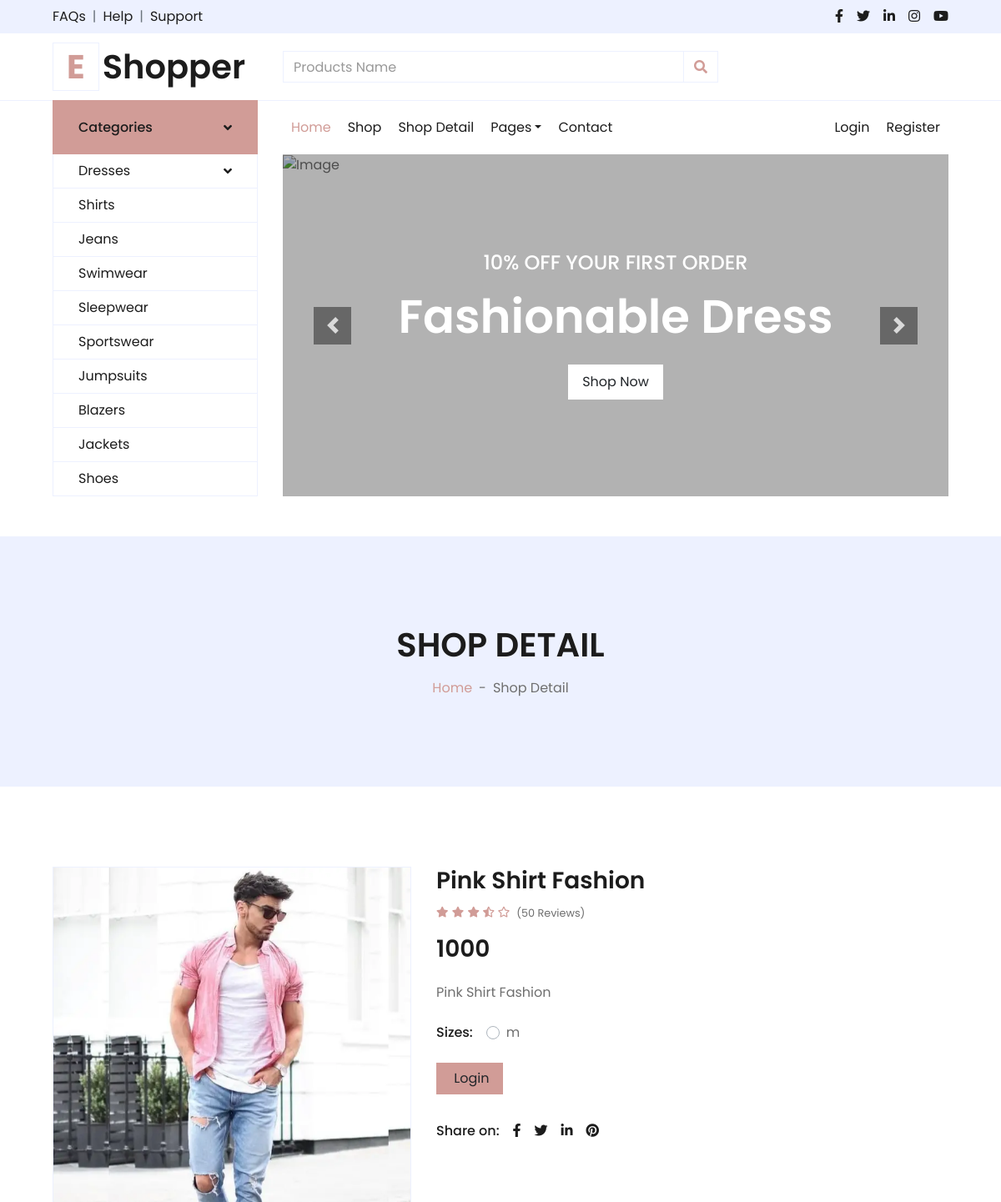
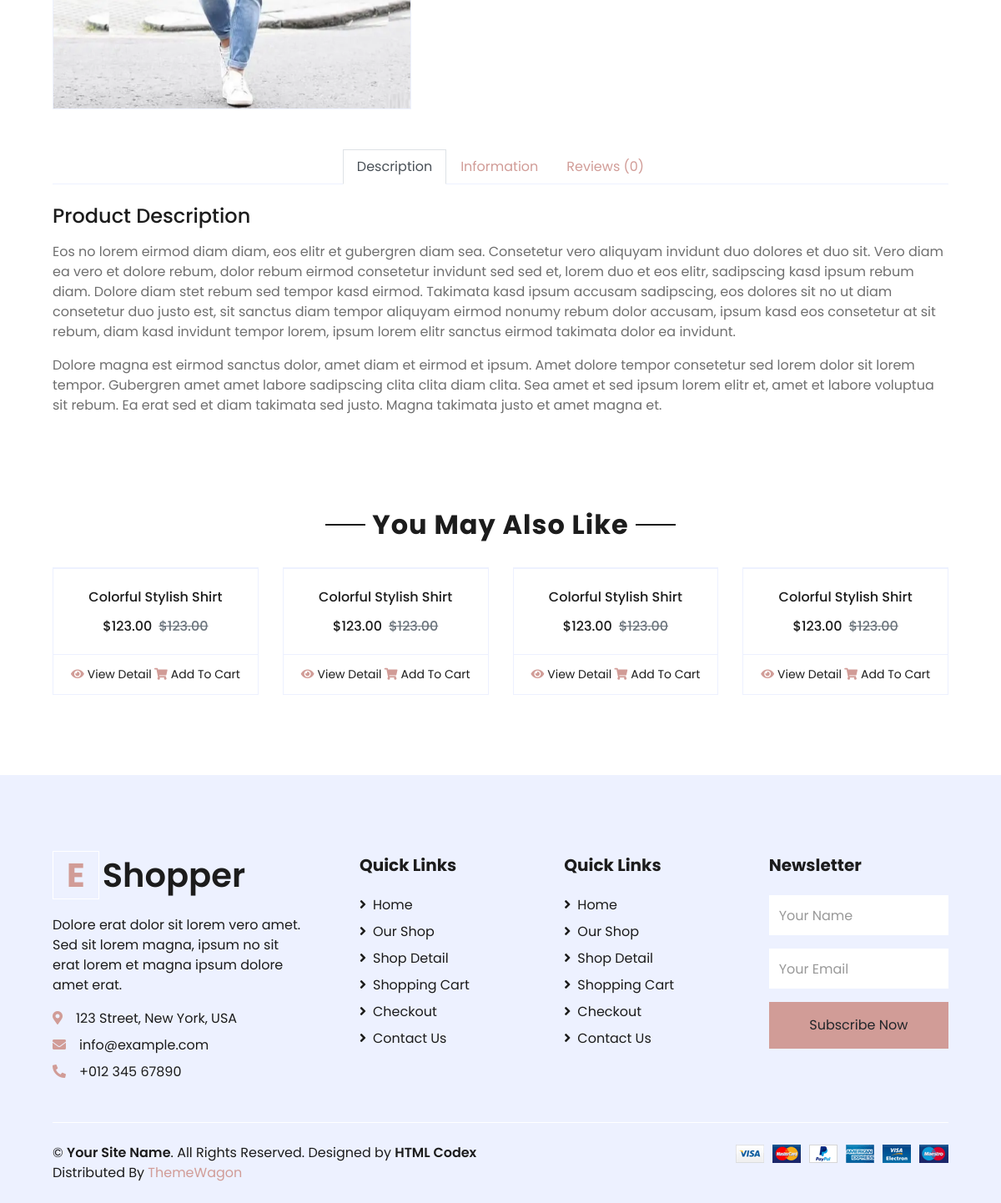
Screenshot of /detail/3/ with the database file from the repository (2 pictures, top to bottom).
### myapp/models.py (models this page shows, shortened)
class Product(models.Model):
	category=(
			('men','men'),
			('women','women'),
			('kid','kid'),
		)
	size=(
		    ("s","s"),
		    ("m","m"),
		    ("l","l"),
		    ("xl","xl"),
		    ("xxl","xxl"),
		)
	seller=models.ForeignKey(User,on_delete=models.CASCADE)
	product_category=models.CharField(max_length=100,choices=category)
	product_name=models.CharField(max_length=100)
	product_price=models.PositiveSmallIntegerField()
	product_desc=models.TextField()
	product_size=models.CharField(max_length=100,choices=size)
	product_image=models.ImageField(upload_to="product_pic/")

### myapp/views.py (the view)
# urls.py: path('detail/',views.detail,name='detail'),
def detail(request,pk):
	wishlist_flage=False
	cart_flage=False
	path=request.get_full_path()
	product=Product.objects.get(pk=pk)
	try:
		user=User.objects.get(email=request.session['email'])
		Wishlist.objects.get(user=user,product=product)
		wishlist_flage=True
	except:
		pass
	try:
		user=User.objects.get(email=request.session['email'])
		Cart.objects.get(user=user,product=product,payment_status=False)
		cart_flage=True
	except:
		pass
	return render(request,'detail.html',{'product':product,'path':path,'wishlist_flage':wishlist_flage,'cart_flage':cart_flage})

### myapp/templates/detail.html (shortened to what this page needs)
{% extends 'header.html' %}
{% load static %}
{% block content %}
<!DOCTYPE html>
<html lang="en">
<head>
    </head>
<body>
    <div class="container-fluid bg-secondary mb-5">
        <div class="d-flex flex-column align-items-center justify-content-center" style="min-height: 300px">
            <h1 class="font-weight-semi-bold text-uppercase mb-3">Shop Detail</h1>
            <div class="d-inline-flex">
                <p class="m-0"><a href="">Home</a></p>
                <p class="m-0 px-2">-</p>
                <p class="m-0">Shop Detail</p>
            </div>
        </div>
    </div>
    <div class="container-fluid py-5">
        <div class="row px-xl-5">
            <div class="col-lg-5 pb-5">
                <div id="product-carousel" class="carousel slide" data-ride="carousel">
                    <div class="carousel-inner border">
                        <div class="carousel-item active">
                            <img class="w-100 h-100" src="{{product.product_image.url}}" alt="Image">
                        </div>
                    </div>
                </div>
            </div>
            <div class="col-lg-7 pb-5">
                <h3 class="font-weight-semi-bold">{{product.product_name}}</h3>
                <div class="d-flex mb-3">
                    <div class="text-primary mr-2">
                        <small class="fas fa-star"></small>
                        <small class="fas fa-star"></small>
                        <small class="fas fa-star"></small>
                        <small class="fas fa-star-half-alt"></small>
                        <small class="far fa-star"></small>
                    </div>
                    <small class="pt-1">(50 Reviews)</small>
                </div>
                <h3 class="font-weight-semi-bold mb-4">{{product.product_price}}</h3>
                <p class="mb-4">{{product.product_desc}}</p>
                <div class="d-flex mb-3">
                    <p class="text-dark font-weight-medium mb-0 mr-3">Sizes:</p>
                        <div class="custom-control custom-radio custom-control-inline">
                            <label class="custom-control-label" for="size-1">{{product.product_size}}</label>
                        </div>
                </div>
                <div class="d-flex align-items-center mb-4 pt-2">
                    {% if request.session.email  %}
                        {% if wishlist_flage == False %}
                            <a href="{% url 'add-to-wishlist' pk=product.pk %}"><button class="btn btn-primary px-3"><i class="fa fa-heart"></i> Add To Wishlist</button></a>
                        {% else %}
                             <a href="{% url 'remove-from-wishlist' pk=product.pk %}"><button class="btn btn-primary px-3"><i class="fa fa-heart"></i> Remove From Wishlist</button></a>
                        {% endif %}
                            &nbsp;&nbsp;&nbsp;&nbsp;&nbsp;&nbsp;&nbsp;&nbsp;&nbsp;&nbsp;&nbsp;&nbsp;
                        {% if cart_flage == False %}
                            <a href="{% url 'add-to-cart' pk=product.pk %}"><button class="btn btn-primary px-3"><i class="fa fa-shopping-cart"></i> Add To Cart</button></a>
                        {% else %}
                             <a href="{% url 'remove-from-cart' pk=product.pk %}"><button class="btn btn-primary px-3"><i class="fa fa-shopping-cart"></i> Remove From Cart</button></a>
                        {% endif %}
                    {% else %}
                        <form action="{% url 'login' %}">
                            <button type="submit" class="btn btn-primary px-3"> Login</button>
                        </form>
                    {% endif %}
                </div>
                <div class="d-flex pt-2">
                    <p class="text-dark font-weight-medium mb-0 mr-2">Share on:</p>
                    <div class="d-inline-flex">
                        <a class="text-dark px-2" href="">
                            <i class="fab fa-facebook-f"></i>
                        </a>
                        <a class="text-dark px-2" href="">
                            <i class="fab fa-twitter"></i>
                        </a>
                        <a class="text-dark px-2" href="">
                            <i class="fab fa-linkedin-in"></i>
                        </a>
                        <a class="text-dark px-2" href="">
                            <i class="fab fa-pinterest"></i>
                        </a>
                    </div>
                </div>
            </div>
        </div>
        <div class="row px-xl-5">
            <div class="col">
                <div class="nav nav-tabs justify-content-center border-secondary mb-4">
                    <a class="nav-item nav-link active" data-toggle="tab" href="#tab-pane-1">Description</a>
                    <a class="nav-item nav-link" data-toggle="tab" href="#tab-pane-2">Information</a>
                    <a class="nav-item nav-link" data-toggle="tab" href="#tab-pane-3">Reviews (0)</a>
                </div>
                <div class="tab-content">
                    <div class="tab-pane fade show active" id="tab-pane-1">
                        <h4 class="mb-3">Product Description</h4>
                        <p>Eos no lorem eirmod diam diam, eos elitr et gubergren diam sea. Consetetur vero aliquyam invidunt duo dolores et duo sit. Vero diam ea vero et dolore rebum, dolor rebum eirmod consetetur invidunt sed sed et, lorem duo et eos elitr, sadipscing kasd ipsum rebum diam. Dolore diam stet rebum sed tempor kasd eirmod. Takimata kasd ipsum accusam sadipscing, eos dolores sit no ut diam consetetur duo justo est, sit sanctus diam tempor aliquyam eirmod nonumy rebum dolor accusam, ipsum kasd eos consetetur at sit rebum, diam kasd invidunt tempor lorem, ipsum lorem elitr sanctus eirmod takimata dolor ea invidunt.</p>
                        <p>Dolore magna est eirmod sanctus dolor, amet diam et eirmod et ipsum. Amet dolore tempor consetetur sed lorem dolor sit lorem tempor. Gubergren amet amet labore sadipscing clita clita diam clita. Sea amet et sed ipsum lorem elitr et, amet et labore voluptua sit rebum. Ea erat sed et diam takimata sed justo. Magna takimata justo et amet magna et.</p>
                    </div>
                </div>
            </div>
        </div>
    </div>
    <div class="container-fluid py-5">
        <div class="text-center mb-4">
            <h2 class="section-title px-5"><span class="px-2">You May Also Like</span></h2>
        </div>
        <div class="row px-xl-5">
            <div class="col">
                <div class="owl-carousel related-carousel">
                    <div class="card product-item border-0">
                        <div class="card-header product-img position-relative overflow-hidden bg-transparent border p-0">
                        </div>
                        <div class="card-body border-left border-right text-center p-0 pt-4 pb-3">
                            <h6 class="text-truncate mb-3">Colorful Stylish Shirt</h6>
                            <div class="d-flex justify-content-center">
                                <h6>$123.00</h6><h6 class="text-muted ml-2"><del>$123.00</del></h6>
                            </div>
                        </div>
                        <div class="card-footer d-flex justify-content-between bg-light border">
                            <a href="" class="btn btn-sm text-dark p-0"><i class="fas fa-eye text-primary mr-1"></i>View Detail</a>
                            <a href="" class="btn btn-sm text-dark p-0"><i class="fas fa-shopping-cart text-primary mr-1"></i>Add To Cart</a>
                        </div>
                    </div>
                    <div class="card product-item border-0">
                        <div class="card-header product-img position-relative overflow-hidden bg-transparent border p-0">
                        </div>
                        <div class="card-body border-left border-right text-center p-0 pt-4 pb-3">
                            <h6 class="text-truncate mb-3">Colorful Stylish Shirt</h6>
                            <div class="d-flex justify-content-center">
                                <h6>$123.00</h6><h6 class="text-muted ml-2"><del>$123.00</del></h6>
                            </div>
                        </div>
                        <div class="card-footer d-flex justify-content-between bg-light border">
                            <a href="" class="btn btn-sm text-dark p-0"><i class="fas fa-eye text-primary mr-1"></i>View Detail</a>
                            <a href="" class="btn btn-sm text-dark p-0"><i class="fas fa-shopping-cart text-primary mr-1"></i>Add To Cart</a>
                        </div>
                    </div>
                    <div class="card product-item border-0">
                        <div class="card-header product-img position-relative overflow-hidden bg-transparent border p-0">
                        </div>
                        <div class="card-body border-left border-right text-center p-0 pt-4 pb-3">
                            <h6 class="text-truncate mb-3">Colorful Stylish Shirt</h6>
                            <div class="d-flex justify-content-center">
                                <h6>$123.00</h6><h6 class="text-muted ml-2"><del>$123.00</del></h6>
                            </div>
                        </div>
                        <div class="card-footer d-flex justify-content-between bg-light border">
                            <a href="" class="btn btn-sm text-dark p-0"><i class="fas fa-eye text-primary mr-1"></i>View Detail</a>
                            <a href="" class="btn btn-sm text-dark p-0"><i class="fas fa-shopping-cart text-primary mr-1"></i>Add To Cart</a>
                        </div>
                    </div>
                    <div class="card product-item border-0">
                        <div class="card-header product-img position-relative overflow-hidden bg-transparent border p-0">
                        </div>
                        <div class="card-body border-left border-right text-center p-0 pt-4 pb-3">
                            <h6 class="text-truncate mb-3">Colorful Stylish Shirt</h6>
                            <div class="d-flex justify-content-center">
                                <h6>$123.00</h6><h6 class="text-muted ml-2"><del>$123.00</del></h6>
                            </div>
                        </div>
                        <div class="card-footer d-flex justify-content-between bg-light border">
                            <a href="" class="btn btn-sm text-dark p-0"><i class="fas fa-eye text-primary mr-1"></i>View Detail</a>
                            <a href="" class="btn btn-sm text-dark p-0"><i class="fas fa-shopping-cart text-primary mr-1"></i>Add To Cart</a>
                        </div>
                    </div>
                </div>
            </div>
        </div>
    </div>
   </body>
</html>
{% endblock %}

### rows the page displays
Product: product_image (picture), product_name "Pink Shirt Fashion", product_price "1000", product_desc "Pink Shirt Fashion", product_size "m"
